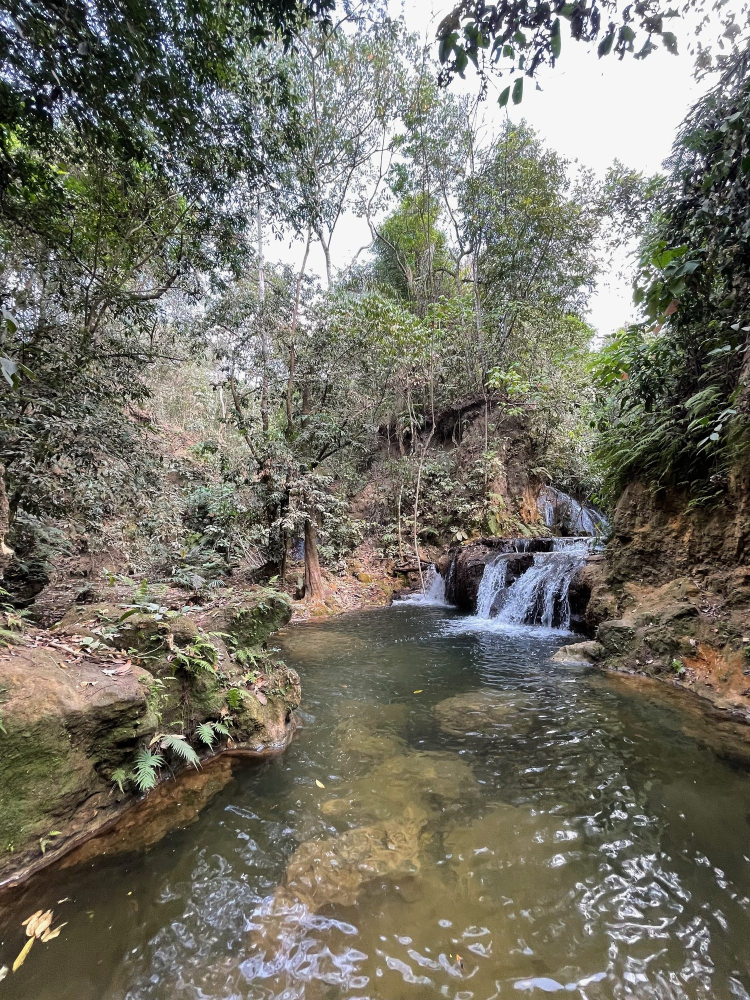
#> input picture images/field/01-travertine-cascade.jpg, 1500 x 2000 px (shown at 1/2 size)
$ python -i prep-images.py   (imports and definitions only)
#> lines starting #> are read from the running program, lines starting #| are printed output that depends on the picture
#!/usr/bin/env python3
"""Prepare field photos for the web.

Reads every image in images/originals/, writes a web-sized copy to
images/field/ and leaves the original untouched.

  - resizes so the long edge is at most MAX_PX
  - re-encodes as progressive JPEG at QUALITY
  - drops ALL EXIF metadata, GPS coordinates included

Run from the project root:  python3 tools/prep-images.py
"""
import re
from pathlib import Path
from PIL import Image, ImageOps

SRC, DST = Path("images/originals"), Path("images/field")
MAX_PX, QUALITY = 2000, 82
EXTS = {".jpg", ".jpeg", ".png", ".heic", ".tif", ".tiff", ".webp"}

# [9 lines not run here, left out]


def banner(src, out, focus=0.5, width=2200, height=760):
    """Recorta uma faixa horizontal de qualquer foto para usar como banner.

    focus: onde fica o centro vertical do recorte, 0 (topo) a 1 (base).
    Uso:  python3 -c "import tools.prep_images" -- ou no shell:
          python3 -c "exec(open('tools/prep-images.py').read()); \
                      banner('images/web/img-1234.jpg',
                             'images/field/banner-research.jpg', focus=0.35)"
    """
    from PIL import Image, ImageOps
    im = ImageOps.exif_transpose(Image.open(src))
    w, h = im.size
    target = width / height
    crop_h = min(h, int(w / target))
    crop_w = int(crop_h * target)
    top = max(0, min(h - crop_h, int(h * focus) - crop_h // 2))
    left = max(0, (w - crop_w) // 2)
    im.crop((left, top, left + crop_w, top + crop_h)) \
      .resize((width, height), Image.LANCZOS) \
      .save(out, "JPEG", quality=85, optimize=True, progressive=True)
    print(f"{out}  {width}x{height}  focus={focus}")


def logo(src, out, height=220):
    """Redimensiona um logo mantendo transparência (PNG -> PNG).

        python3 -c "src=open('tools/prep-images.py').read(); ns={};
        exec(src[src.index('def logo('):], ns);
        ns['logo']('~/Downloads/uerj.png', 'images/logos/uerj.png')"
    """
    from PIL import Image
    im = Image.open(src)
    if im.mode not in ("RGBA", "LA", "P"):
        im = im.convert("RGBA")
    w, h = im.size
    im = im.resize((max(1, round(w * height / h)), height), Image.LANCZOS)
    im.save(out, "PNG", optimize=True)
    print(f"{out}  {im.size[0]}x{im.size[1]}")


def portrait(src, out, side=600, focus=0.38):
    """Recorta uma foto de pessoa em quadrado e grava JPEG."""
#> called with out = 'out.png', side = 600, focus = 0.38
    from PIL import Image, ImageOps
    im = ImageOps.exif_transpose(Image.open(src))
#> im is the input picture: PIL image 1500x2000 RGB; mean R, G, B 116.1, 113.9, 102.3
    w, h = im.size
#> w = 1500; h = 2000
    s = min(w, h)
#> s = 1500
    top = max(0, min(h - s, int(h * focus) - s // 2))
#> top = 10
    left = max(0, (w - s) // 2)
#> left = 0
    im.crop((left, top, left + s, top + s)).resize((side, side), Image.LANCZOS) \
      .convert("RGB").save(out, "JPEG", quality=88, optimize=True, progressive=True)
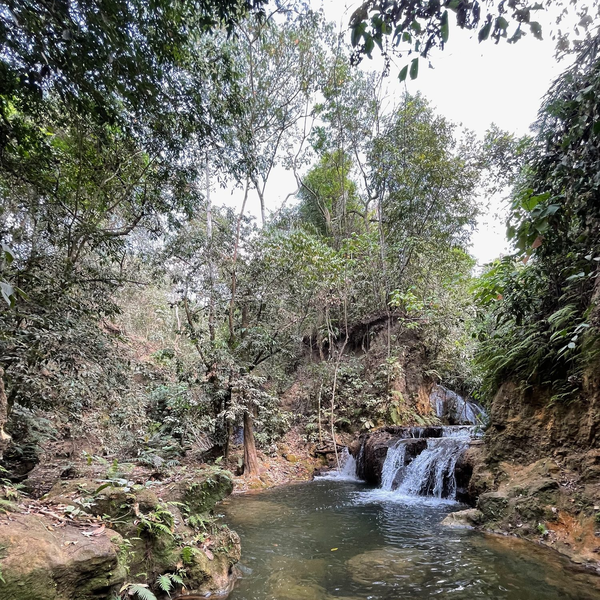
#> saved as out.png: PIL image 600x600 RGB; mean R, G, B 118.5, 117.7, 108.4
    print(f"{out}  {side}x{side}")

>>> result = portrait('../images/field/01-travertine-cascade.jpg', 'out.png')

$ run again, on images/field/06-sand-bed-stream.jpg
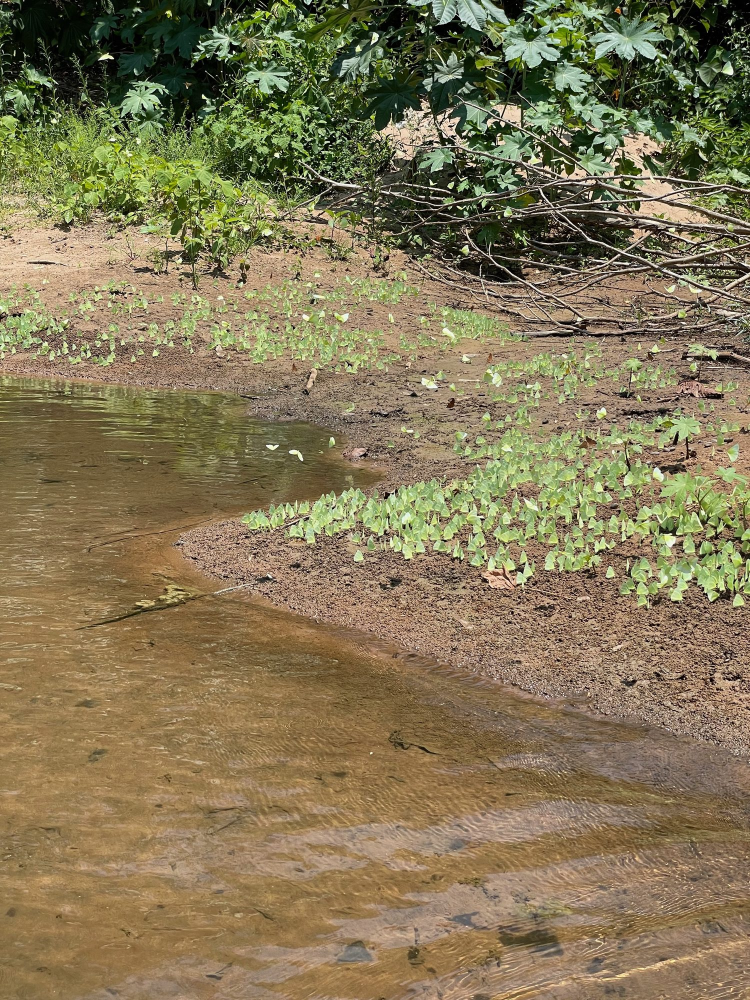
#> input picture images/field/06-sand-bed-stream.jpg, 1500 x 2000 px (shown at 1/2 size)
#> in portrait, im is the input picture: PIL image 1500x2000 RGB; mean R, G, B 131.8, 119.4, 86
#> in portrait, `im.crop((left, top, left + s, top + s)).resize((side, side), Image.LAN..`:
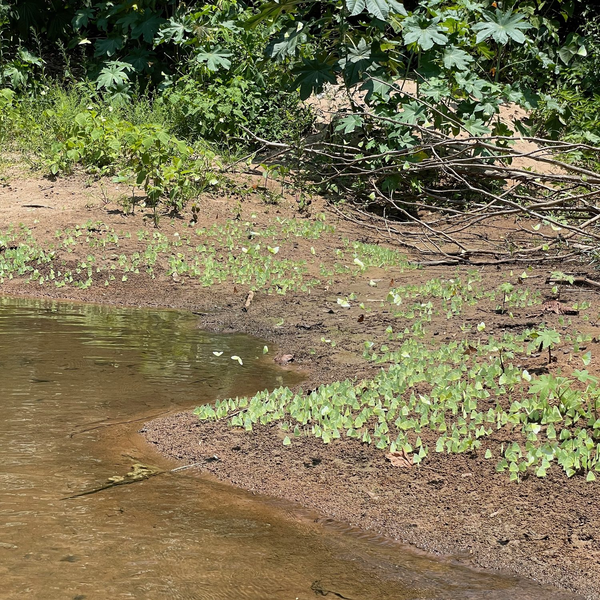
#> saved as out.png: PIL image 600x600 RGB; mean R, G, B 126.5, 118.8, 85.5

$ run again, on images/field/07-mossy-boulder-stream.jpg
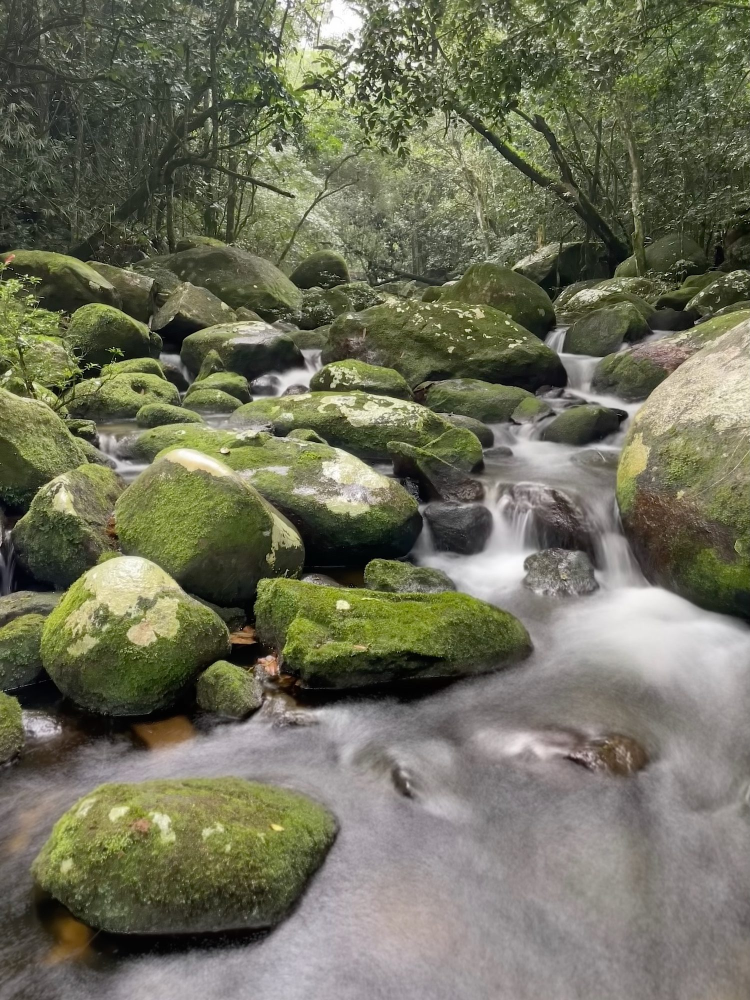
#> input picture images/field/07-mossy-boulder-stream.jpg, 1500 x 2000 px (shown at 1/2 size)
#> in portrait, im is the input picture: PIL image 1500x2000 RGB; mean R, G, B 111.5, 112.3, 91.5
#> in portrait, `im.crop((left, top, left + s, top + s)).resize((side, side), Image.LAN..`:
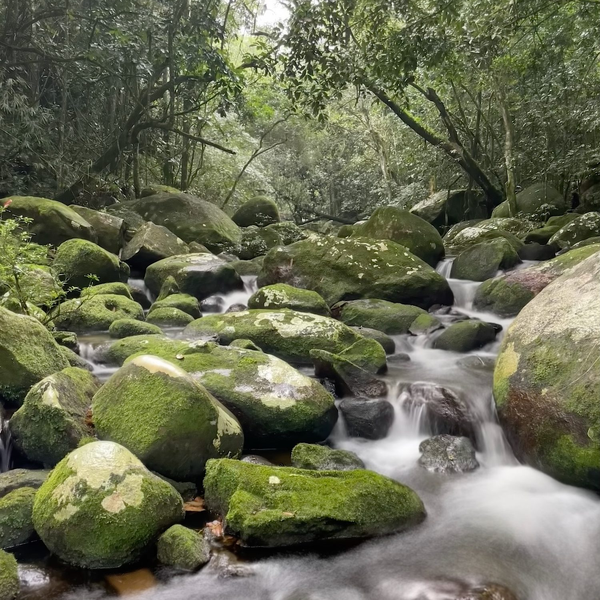
#> saved as out.png: PIL image 600x600 RGB; mean R, G, B 104.6, 107.2, 82.8

$ run again, on images/field/08-fish-school.jpg
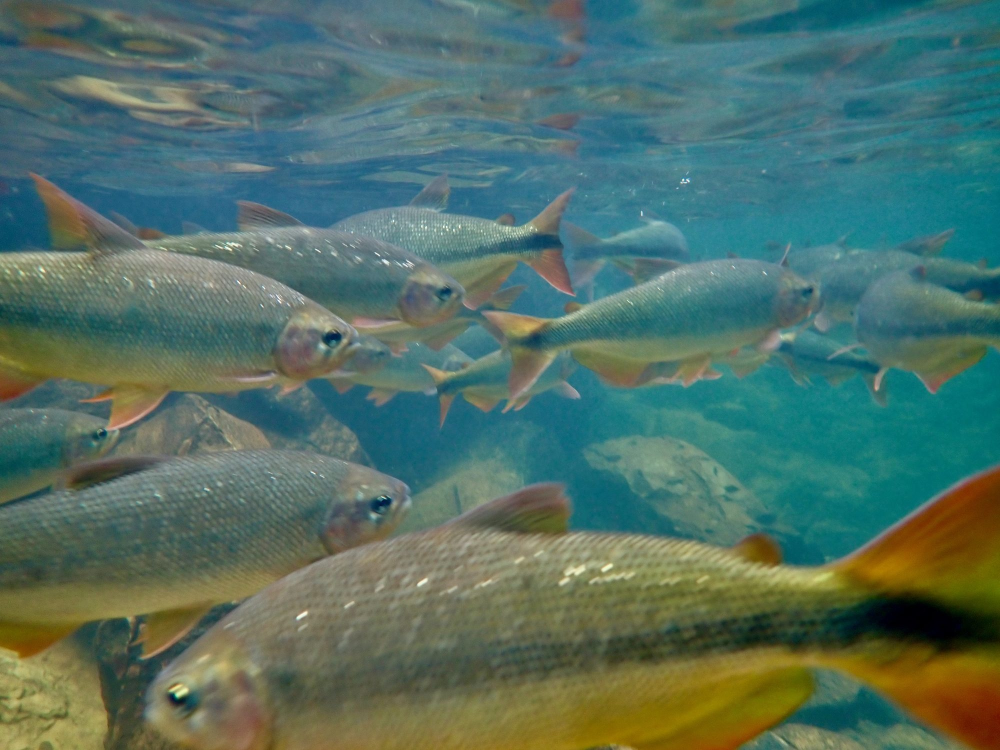
#> input picture images/field/08-fish-school.jpg, 2000 x 1500 px (shown at 1/2 size)
#> in portrait, im is the input picture: PIL image 2000x1500 RGB; mean R, G, B 81.8, 111.9, 100.8
#> in portrait, `im.crop((left, top, left + s, top + s)).resize((side, side), Image.LAN..`:
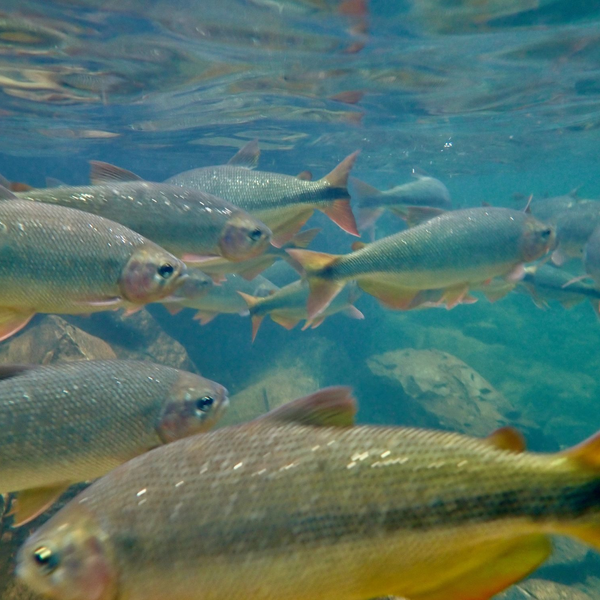
#> saved as out.png: PIL image 600x600 RGB; mean R, G, B 85.5, 115.7, 106.5
